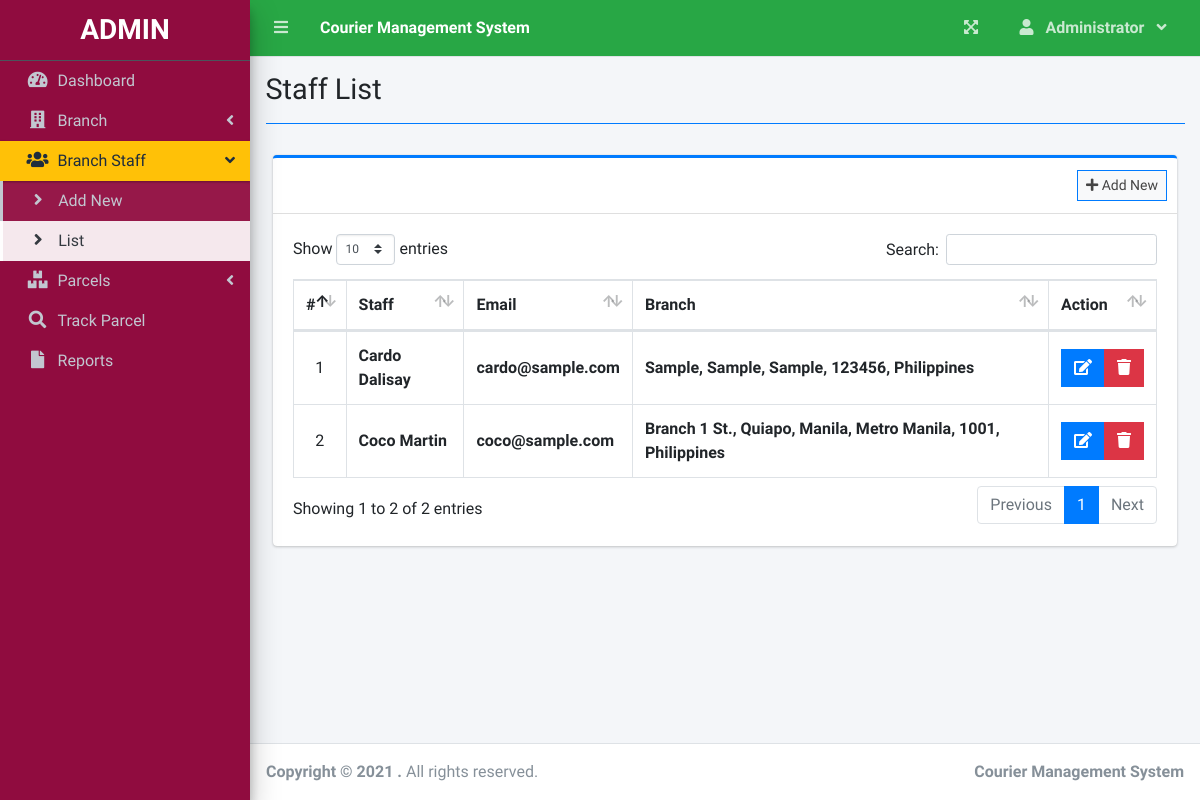
The page /index.php?page=staff_list (signed in) on the database its author committed.
### tables this page shows
CREATE TABLE `users` (
  `id` int(30) NOT NULL,
  `firstname` varchar(200) NOT NULL,
  `lastname` varchar(200) NOT NULL,
  `email` varchar(200) NOT NULL,
  `password` text NOT NULL,
  `type` tinyint(1) NOT NULL DEFAULT 2 COMMENT '1 = admin, 2 = staff',
  `branch_id` int(30) NOT NULL,
  `date_created` datetime NOT NULL DEFAULT current_timestamp()
);

### staff_list.php (the view, shortened to what this page needs)
<?php include'db_connect.php' ?>
<div class="col-lg-12">
	<div class="card card-outline card-primary">
		<div class="card-header">
			<div class="card-tools">
				<a class="btn btn-block btn-sm btn-default btn-flat border-primary " href="./index.php?page=new_staff"><i class="fa fa-plus"></i> Add New</a>
			</div>
		</div>
		<div class="card-body">
			<table class="table tabe-hover table-bordered" id="list">
				<!-- <colgroup>
					<col width="5%">
					<col width="15%">
					<col width="25%">
					<col width="25%">
					<col width="15%">
				</colgroup> -->
				<thead>
					<tr>
						<th class="text-center">#</th>
						<th>Staff</th>
						<th>Email</th>
						<th>Branch</th>
						<th>Action</th>
					</tr>
				</thead>
				<tbody>
					<?php
					$i = 1;
					$qry = $conn->query("SELECT u.*,concat(u.firstname,' ',u.lastname) as name,concat(b.street,', ',b.city,', ',b.state,', ',b.zip_code,', ',b.country) as baddress FROM users u inner join branches b on b.id = u.branch_id where u.type = 2 order by concat(u.firstname,' ',u.lastname) asc ");
					while($row= $qry->fetch_assoc()):
					?>
					<tr>
						<td class="text-center"><?php echo $i++ ?></td>
						<td><b><?php echo ucwords($row['name']) ?></b></td>
						<td><b><?php echo ($row['email']) ?></b></td>
						<td><b><?php echo ucwords($row['baddress']) ?></b></td>
						<td class="text-center">
		                    <div class="btn-group">
		                        <a href="index.php?page=edit_staff&id=<?php echo $row['id'] ?>" class="btn btn-primary btn-flat ">
		                          <i class="fas fa-edit"></i>
		                        </a>
		                        <button type="button" class="btn btn-danger btn-flat delete_staff" data-id="<?php echo $row['id'] ?>">
		                          <i class="fas fa-trash"></i>
		                        </button>
	                      </div>
						</td>
					</tr>
				<?php endwhile; ?>
				</tbody>
			</table>
		</div>
	</div>
</div>

### staff_list.php (style rules this page uses)
table td { vertical-align: middle !important; }

### rows shown on the page
users: name "Cardo Dalisay", email "cardo@sample.com", baddress "Sample, Sample, Sample, 123456, Philippines"
users: name "Coco Martin", email "coco@sample.com", baddress "Branch 1 St., Quiapo, Manila, Metro Manila, 1001, Philippines"

### other values the page prints
$_SESSION['system']['name'] "Courier Management System"
$_SESSION['login_firstname'] "Administrator"
$title "Staff List"
